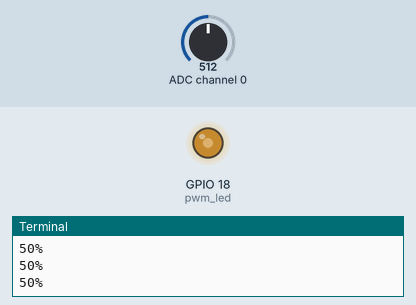
Bench run of a program on a simulated Raspberry Pi (BCM pin numbers). On the bench: output pins drawn as LEDs (lit = HIGH), the last lines printed to the terminal. The test bench sets the inputs (shaded band); at power-on: ADC channel 0 = 512 (analog values on the 0–1023 scale).

Above: at 1.2 s.
1.3 s: ADC channel 0 set to 716
At 2.3 s:
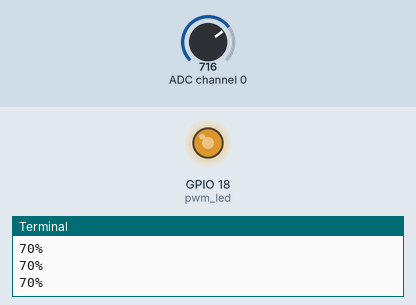
2.9 s: ADC channel 0 set to 900
At 3.6 s:
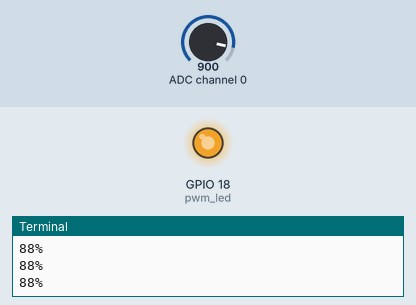
4.5 s: ADC channel 0 set to 122
At 4.9 s:
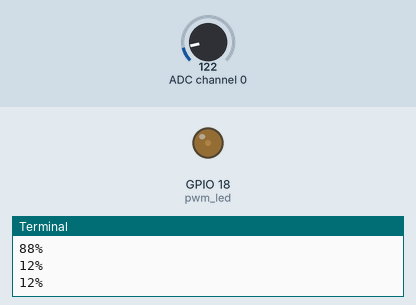
Timing chart, 0 to 7.5 s (numbered marks = the images above; inputs shaded):
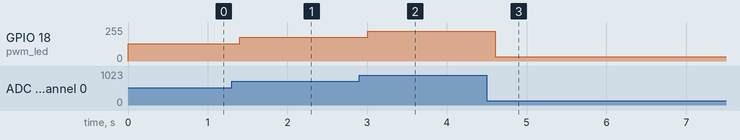

The program:

adc-led.py
```python
from gpiozero import MCP3008, PWMLED
from time import sleep

LED_PIN = 18

adc = MCP3008(channel=0)
pwm_led = PWMLED(LED_PIN)

pwm_led.on()


while True:
    print ("{:.0%}".format(adc.value))
    pwm_led.value = adc.value
    sleep(0.2)
```

Measured:
- after the input at 1.3 s, GPIO 18 (pwm_led): 128/255 → 179/255 after 0.10 s
- after the input at 2.9 s, GPIO 18 (pwm_led): 179/255 → 224/255 after 0.11 s
- after the input at 4.5 s, GPIO 18 (pwm_led): 224/255 → 31/255 after 0.11 s
